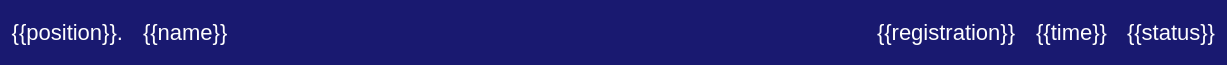
<?xml version="1.0" encoding="UTF-8"?>
<ui version="4.0">
 <class>ResultsCell</class>
 <widget class="QWidget" name="ResultsCell">
  <property name="geometry">
   <rect>
    <x>0</x>
    <y>0</y>
    <width>1227</width>
    <height>65</height>
   </rect>
  </property>
  <property name="windowTitle">
   <string>Form</string>
  </property>
  <property name="styleSheet">
   <string notr="true">QWidget {
background: midnightblue;
border-radius: 15;
}
QLabel {
color: white;
font-size: 22px;
}
</string>
  </property>
  <layout class="QHBoxLayout" name="horizontalLayout">
   <property name="spacing">
    <number>20</number>
   </property>
   <property name="topMargin">
    <number>1</number>
   </property>
   <property name="bottomMargin">
    <number>1</number>
   </property>
   <item>
    <widget class="QLabel" name="lblPosition">
     <property name="text">
      <string>{{position}}.</string>
     </property>
     <property name="alignment">
      <set>Qt::AlignRight|Qt::AlignTrailing|Qt::AlignVCenter</set>
     </property>
    </widget>
   </item>
   <item>
    <widget class="QLabel" name="lblName">
     <property name="sizePolicy">
      <sizepolicy hsizetype="MinimumExpanding" vsizetype="Preferred">
       <horstretch>0</horstretch>
       <verstretch>0</verstretch>
      </sizepolicy>
     </property>
     <property name="text">
      <string>{{name}}</string>
     </property>
    </widget>
   </item>
   <item>
    <widget class="QLabel" name="lblRegistration">
     <property name="text">
      <string>{{registration}}</string>
     </property>
    </widget>
   </item>
   <item>
    <widget class="QLabel" name="lblTime">
     <property name="text">
      <string>{{time}}</string>
     </property>
     <property name="alignment">
      <set>Qt::AlignRight|Qt::AlignTrailing|Qt::AlignVCenter</set>
     </property>
    </widget>
   </item>
   <item>
    <widget class="QLabel" name="lblStatus">
     <property name="text">
      <string>{{status}}</string>
     </property>
    </widget>
   </item>
  </layout>
 </widget>
 <resources/>
 <connections/>
</ui>
